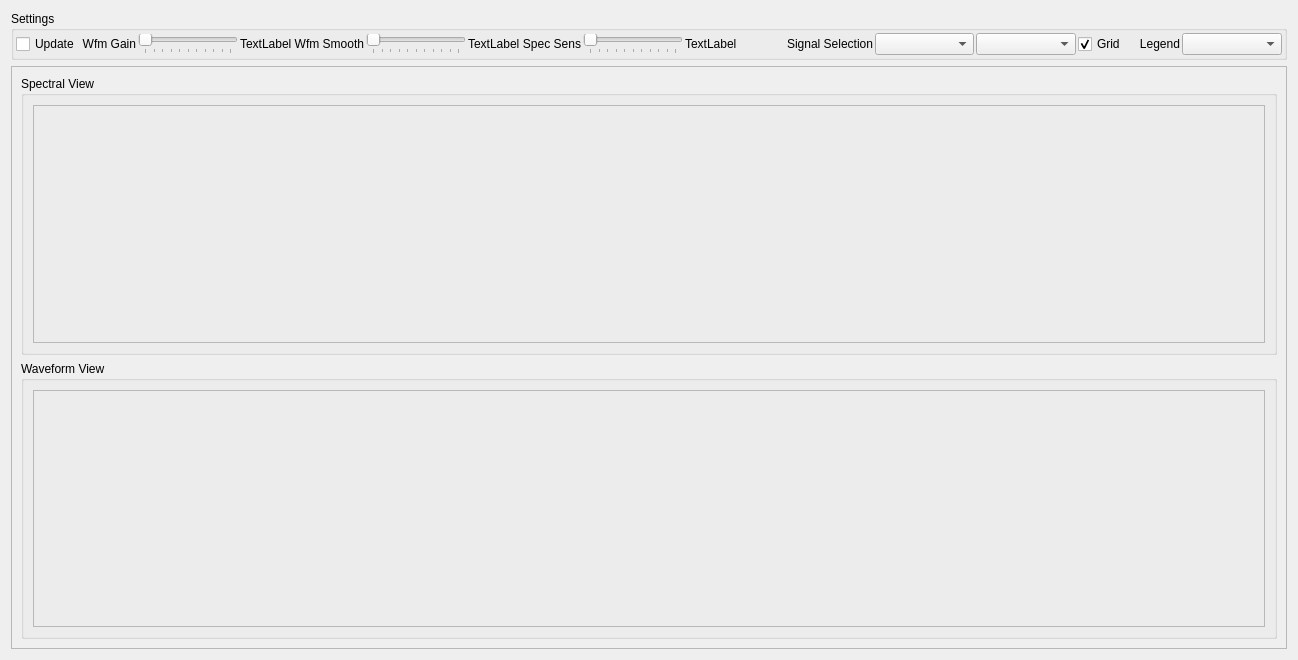
<?xml version="1.0" encoding="UTF-8"?>
<ui version="4.0">
 <class>widget_measureSpectrum</class>
 <widget class="QWidget" name="widget_measureSpectrum">
  <property name="geometry">
   <rect>
    <x>0</x>
    <y>0</y>
    <width>1298</width>
    <height>660</height>
   </rect>
  </property>
  <property name="sizePolicy">
   <sizepolicy hsizetype="Expanding" vsizetype="Expanding">
    <horstretch>0</horstretch>
    <verstretch>0</verstretch>
   </sizepolicy>
  </property>
  <property name="minimumSize">
   <size>
    <width>0</width>
    <height>0</height>
   </size>
  </property>
  <property name="maximumSize">
   <size>
    <width>16777215</width>
    <height>16777215</height>
   </size>
  </property>
  <property name="windowTitle">
   <string>Form</string>
  </property>
  <layout class="QVBoxLayout" name="verticalLayout" stretch="1,100">
   <item>
    <widget class="QGroupBox" name="groupBox">
     <property name="title">
      <string>Settings</string>
     </property>
     <layout class="QHBoxLayout" name="horizontalLayout" stretch="1,1,2,1,1,2,1,1,2,2,1,2,2,1,1,2">
      <property name="spacing">
       <number>2</number>
      </property>
      <property name="leftMargin">
       <number>2</number>
      </property>
      <property name="topMargin">
       <number>2</number>
      </property>
      <property name="rightMargin">
       <number>2</number>
      </property>
      <property name="bottomMargin">
       <number>2</number>
      </property>
      <item>
       <widget class="QCheckBox" name="checkBox_update">
        <property name="text">
         <string>Update</string>
        </property>
       </widget>
      </item>
      <item>
       <widget class="QLabel" name="label_2">
        <property name="text">
         <string>Wfm Gain</string>
        </property>
        <property name="alignment">
         <set>Qt::AlignRight|Qt::AlignTrailing|Qt::AlignVCenter</set>
        </property>
       </widget>
      </item>
      <item>
       <widget class="QSlider" name="horizontalSlider">
        <property name="accessibleDescription">
         <string>*:/expose_plot/gain_factor_waveform:DBG_LEVEL=3,LABELREF=label_wfm_gain,LABELTRANSFORM=JVX_WW_SHOW_DB20,LABELUNIT=dB,MINVAL=-10,MAXVAL=10,DELTASTEPS=1</string>
        </property>
        <property name="maximum">
         <number>10</number>
        </property>
        <property name="orientation">
         <enum>Qt::Horizontal</enum>
        </property>
        <property name="tickPosition">
         <enum>QSlider::TicksBelow</enum>
        </property>
       </widget>
      </item>
      <item>
       <widget class="QLabel" name="label_wfm_gain">
        <property name="text">
         <string>TextLabel</string>
        </property>
       </widget>
      </item>
      <item>
       <widget class="QLabel" name="label_3">
        <property name="text">
         <string>Wfm Smooth</string>
        </property>
        <property name="alignment">
         <set>Qt::AlignRight|Qt::AlignTrailing|Qt::AlignVCenter</set>
        </property>
       </widget>
      </item>
      <item>
       <widget class="QSlider" name="horizontalSlider_2">
        <property name="accessibleDescription">
         <string>*:/expose_plot/smooth_factor_waveform:DBG_LEVEL=3,LABELREF=label_wfm_smooth,MINVAL=0,MAXVAL=100,SCALEFAC=100,DELTASTEPS=0.01</string>
        </property>
        <property name="minimum">
         <number>0</number>
        </property>
        <property name="maximum">
         <number>100</number>
        </property>
        <property name="orientation">
         <enum>Qt::Horizontal</enum>
        </property>
        <property name="tickPosition">
         <enum>QSlider::TicksBelow</enum>
        </property>
        <property name="tickInterval">
         <number>0</number>
        </property>
       </widget>
      </item>
      <item>
       <widget class="QLabel" name="label_wfm_smooth">
        <property name="text">
         <string>TextLabel</string>
        </property>
       </widget>
      </item>
      <item>
       <widget class="QLabel" name="label_4">
        <property name="text">
         <string>Spec Sens</string>
        </property>
        <property name="alignment">
         <set>Qt::AlignRight|Qt::AlignTrailing|Qt::AlignVCenter</set>
        </property>
       </widget>
      </item>
      <item>
       <widget class="QSlider" name="horizontalSlider_3">
        <property name="accessibleDescription">
         <string>*:/expose_plot/sensitivity_spectrum:DBG_LEVEL=3,LABELREF=label_sp_sensi,LABELTRANSFORM=JVX_WW_SHOW_DB20,LABELUNIT=dB,MINVAL=-10,MAXVAL=10,DELTASTEPS=1</string>
        </property>
        <property name="maximum">
         <number>10</number>
        </property>
        <property name="orientation">
         <enum>Qt::Horizontal</enum>
        </property>
        <property name="tickPosition">
         <enum>QSlider::TicksBelow</enum>
        </property>
       </widget>
      </item>
      <item>
       <widget class="QLabel" name="label_sp_sensi">
        <property name="text">
         <string>TextLabel</string>
        </property>
       </widget>
      </item>
      <item>
       <widget class="QLabel" name="label">
        <property name="text">
         <string>Signal Selection</string>
        </property>
        <property name="alignment">
         <set>Qt::AlignRight|Qt::AlignTrailing|Qt::AlignVCenter</set>
        </property>
       </widget>
      </item>
      <item>
       <widget class="QComboBox" name="comboBox_2">
        <property name="accessibleDescription">
         <string>*:/select_channel:BEHAVIOR=JVX_WW_COMBOBOX_READ_ALWAYS,VERBOSE=yes,DBG_LEVEL=3</string>
        </property>
       </widget>
      </item>
      <item>
       <widget class="QComboBox" name="comboBox">
        <property name="accessibleDescription">
         <string>*:/expose_plot/plot_mode:BEHAVIOR=JVX_WW_COMBOBOX_READ_ALWAYS,VERBOSE=yes,DBG_LEVEL=3</string>
        </property>
       </widget>
      </item>
      <item>
       <widget class="QCheckBox" name="checkBox_grid">
        <property name="toolTip">
         <string>Show grid lines in both views</string>
        </property>
        <property name="text">
         <string>Grid</string>
        </property>
        <property name="checked">
         <bool>true</bool>
        </property>
       </widget>
      </item>
      <item>
       <widget class="QLabel" name="label_legend">
        <property name="text">
         <string>Legend</string>
        </property>
        <property name="alignment">
         <set>Qt::AlignRight|Qt::AlignTrailing|Qt::AlignVCenter</set>
        </property>
       </widget>
      </item>
      <item>
       <widget class="QComboBox" name="comboBox_legend">
        <property name="toolTip">
         <string>Position of the legend in the waveform view</string>
        </property>
       </widget>
      </item>
     </layout>
    </widget>
   </item>
   <item>
    <widget class="QFrame" name="frame">
     <property name="frameShape">
      <enum>QFrame::StyledPanel</enum>
     </property>
     <property name="frameShadow">
      <enum>QFrame::Raised</enum>
     </property>
     <layout class="QVBoxLayout" name="verticalLayout_2">
      <item>
       <widget class="QGroupBox" name="groupBox_2">
        <property name="title">
         <string>Spectral View</string>
        </property>
        <layout class="QHBoxLayout" name="horizontalLayout_2">
         <item>
          <widget class="QFrame" name="frame_glW_sec">
           <property name="minimumSize">
            <size>
             <width>0</width>
             <height>0</height>
            </size>
           </property>
           <property name="maximumSize">
            <size>
             <width>16777215</width>
             <height>16777215</height>
            </size>
           </property>
           <property name="frameShape">
            <enum>QFrame::StyledPanel</enum>
           </property>
           <property name="frameShadow">
            <enum>QFrame::Raised</enum>
           </property>
          </widget>
         </item>
        </layout>
       </widget>
      </item>
      <item>
       <widget class="QGroupBox" name="groupBox_3">
        <property name="title">
         <string>Waveform View</string>
        </property>
        <layout class="QHBoxLayout" name="horizontalLayout_3">
         <item>
          <widget class="QFrame" name="frame_glW_pri">
           <property name="minimumSize">
            <size>
             <width>0</width>
             <height>0</height>
            </size>
           </property>
           <property name="maximumSize">
            <size>
             <width>16777215</width>
             <height>16777215</height>
            </size>
           </property>
           <property name="frameShape">
            <enum>QFrame::StyledPanel</enum>
           </property>
           <property name="frameShadow">
            <enum>QFrame::Raised</enum>
           </property>
          </widget>
         </item>
        </layout>
       </widget>
      </item>
     </layout>
    </widget>
   </item>
  </layout>
 </widget>
 <resources>
  <include location="jvx-signals.qrc"/>
 </resources>
 <connections/>
 <slots>
  <slot>selected_waveformType(int)</slot>
  <slot>changed_lengthSignal()</slot>
  <slot>changed_silenceStart()</slot>
  <slot>changed_numberIterations()</slot>
  <slot>modify_numberIterations()</slot>
  <slot>selected_transferLine(int)</slot>
  <slot>clicked_addTransferLane()</slot>
  <slot>clicked_removeTransferLane()</slot>
  <slot>changed_descriptionLane()</slot>
  <slot>selected_channelTest(int)</slot>
  <slot>selected_channelMeasure(int)</slot>
  <slot>changed_descriptionMeasure()</slot>
  <slot>clicked_exportMeasure()</slot>
  <slot>changed_ymaxother()</slot>
  <slot>changed_yminother()</slot>
  <slot>changed_xminother()</slot>
  <slot>changed_xmaxother()</slot>
  <slot>toggled_writelogfile(bool)</slot>
  <slot>changed_prefixLogfile()</slot>
  <slot>clicked_directoryLogfile()</slot>
  <slot>toggled_noPause(bool)</slot>
  <slot>changed_amplitude()</slot>
  <slot>modify_amplitude()</slot>
  <slot>changed_countdownBeforeStart()</slot>
  <slot>selected_output(int)</slot>
  <slot>clicked_outputallon()</slot>
  <slot>clicked_outputalloff()</slot>
  <slot>selected_measurement(int)</slot>
  <slot>selected_whatToPlot(int)</slot>
  <slot>changed_ymaxir()</slot>
  <slot>changed_yminir()</slot>
  <slot>changed_xmaxir()</slot>
  <slot>changed_xminir()</slot>
  <slot>clicked_toggleView()</slot>
  <slot>clicked_rescaleir()</slot>
  <slot>clicked_rescaleother()</slot>
  <slot>clicked_removeMeasurement()</slot>
  <slot>clicked_rescaleYir()</slot>
  <slot>changed_silenceStop()</slot>
  <slot>toggle_store()</slot>
 </slots>
</ui>
